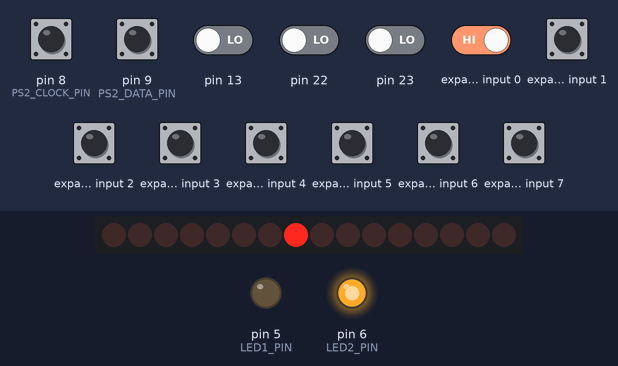
This sketch was run on a simulated Arduino Uno, built with avr-gcc and run on an emulated ATmega328P. Parts: 16 shift-register outputs drawn as a row of LEDs (first output left, lit = HIGH), output pins drawn as LEDs (lit = HIGH). Wiring (inferred from the names in the program): 2 × shift register (74HC595): data pin 0; shift clock pin 1; latch pin 4; input shift register (74HC165): load pin 11; clock pin 10; serial out pin 12. Wiring (inferred from the signals the program sends): row of LEDs: on Q0, Q1, Q2, Q3, Q4, Q5, Q6, Q7, Q8, Q9, Q10, Q11, Q12, Q13, Q14, Q15. The inputs (shaded band) are chosen by the test bench; at power-on: expander input 0–7, pin 8 (PS2_CLOCK_PIN), pin 9 (PS2_DATA_PIN) HIGH, pin 13, pin 22, pin 23 LOW. Pins used as bus, display or sensor lines are not drawn.

Above: at 0.8 s.
0.9 s: expander input 0 driven LOW
At 2.3 s:
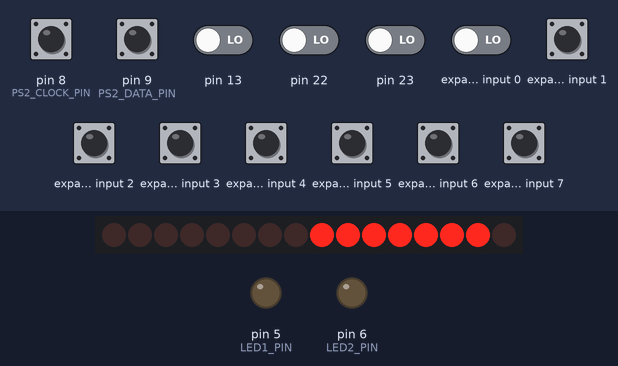
3.9 s: pin 9 (PS2_DATA_PIN) pulled LOW for 0.15 s
At 4.7 s:
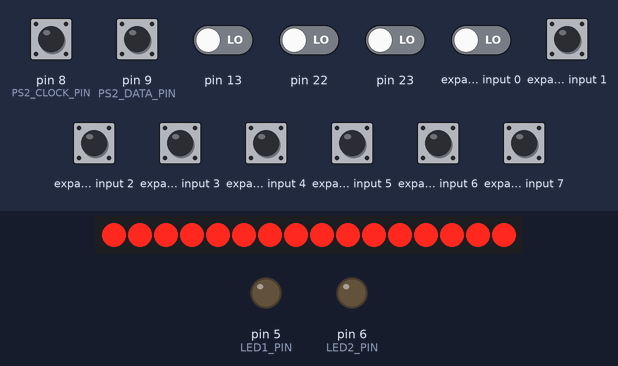
7.0 s: pin 8 (PS2_CLOCK_PIN) pulled LOW for 0.15 s
At 7.7 s:
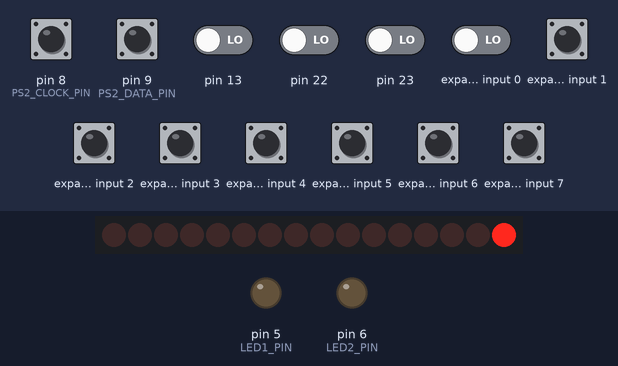
8.6 s: pin 9 (PS2_DATA_PIN) pulled LOW for 1 s
At 9.8 s:
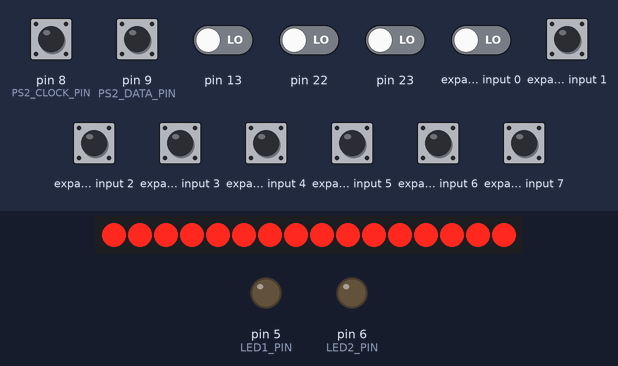
12.6 s: pin 9 (PS2_DATA_PIN) pulled LOW for 0.15 s
Timing chart, 0 to 15.6 s (numbered marks = the images above; inputs shaded):
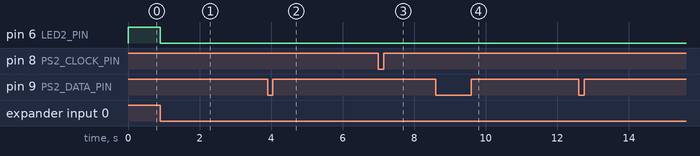

Measured:
- after the input at 0.9 s, pin 6 (LED2_PIN): HIGH → LOW at once
- after the input at 12.6 s, every drawn part: stays the same

The sketch:

ps2-keyb.ino
```cpp
// https://github.com/Harvie/ps2dev/
// https://codeandlife.com/2013/06/28/minimal-ps2-keyboard-on-attiny2313/

#include <avr/io.h> //подключаем библиотеку аппаратных описаний
#include <util/delay.h> //поключаем библиотеку задержек

//#define KEYMAPSIZE 256

//Битовый массив нажатых клавиш. Если клавиша нажата, то в слове по номеру строки бит по номеру столбца будет установлен
word pr[16] = {0, 0, 0, 0, 0, 0, 0, 0, 0, 0, 0, 0, 0, 0, 0, 0};

//Для использования 1 чипа 165 оставить значение 8
//Для двух чипов - 16
#define CHIP_J_COUNT 8

//Массив скан-кодов клавиш
const unsigned char keymap[] PROGMEM =
{
  0x76, 0x26, 0x4E, 0x2D, 0x5B, 0x33, 0x22, 0x4A,   0x29, 0x29, 0x29, 0x29, 0x29, 0x29, 0x29, 0x29,
  0x05, 0x25, 0x55, 0x2C, 0x5A, 0x3B, 0x21, 0x59,   0x29, 0x29, 0x29, 0x29, 0x29, 0x29, 0x29, 0x29,
  0x06, 0x2E, 0x5D, 0x35, 0x58, 0x42, 0x2A, 0x14,   0x29, 0x29, 0x29, 0x29, 0x29, 0x29, 0x29, 0x29,
  0x04, 0x36, 0x66, 0x3C, 0x1C, 0x4B, 0x32, 0x11,   0x29, 0x29, 0x29, 0x29, 0x29, 0x29, 0x29, 0x29,
  0x0C, 0x3D, 0x0D, 0x43, 0x1B, 0x4C, 0x31, 0x29,   0x29, 0x29, 0x29, 0x29, 0x29, 0x29, 0x29, 0x29,
  0x0E, 0x3E, 0x15, 0x44, 0x23, 0x41, 0x3A, 0xE0,   0x29, 0x29, 0x29, 0x29, 0x29, 0x29, 0x29, 0x29,
  0x16, 0x46, 0x1D, 0x4D, 0x2B, 0x12, 0x41, 0xE1,   0x29, 0x29, 0x29, 0x29, 0x29, 0x29, 0x29, 0x29,
  0x1E, 0x45, 0x24, 0x54, 0x34, 0x1A, 0x49, 0xE2,   0x29, 0x29, 0x29, 0x29, 0x29, 0x29, 0x29, 0x29,

  0x03, 0xE3, 0xE4, 0x29, 0x29, 0x29, 0x29, 0x29,   0x29, 0x29, 0x29, 0x29, 0x29, 0x29, 0x29, 0x29,
  0x0B, 0xE5, 0xE6, 0x29, 0x29, 0x29, 0x29, 0x29,   0x29, 0x29, 0x29, 0x29, 0x29, 0x29, 0x29, 0x29,
  0x83, 0xE7, 0xE8, 0x29, 0x29, 0x29, 0x29, 0x29,   0x29, 0x29, 0x29, 0x29, 0x29, 0x29, 0x29, 0x29,
  0x0A, 0xE9, 0x29, 0x29, 0x29, 0x29, 0x29, 0x29,   0x29, 0x29, 0x29, 0x29, 0x29, 0x29, 0x29, 0x29,
  0x01, 0xEA, 0x29, 0x29, 0x29, 0x29, 0x29, 0x29,   0x29, 0x29, 0x29, 0x29, 0x29, 0x29, 0x29, 0x29,
  0x09, 0xEB, 0x29, 0x29, 0x29, 0x29, 0x29, 0x29,   0x29, 0x29, 0x29, 0x29, 0x29, 0x29, 0x29, 0x29,
  0x78, 0xEC, 0x29, 0x29, 0x29, 0x29, 0x29, 0x29,   0x29, 0x29, 0x29, 0x29, 0x29, 0x29, 0x29, 0x29,
  0x07, 0xED, 0x29, 0x29, 0x29, 0x29, 0x29, 0x29,   0x29, 0x29, 0x29, 0x29, 0x29, 0x29, 0x29, 0x29
};

//Длина максимальной последовательности расширенных кодов для клавиши
#define EXT_K_SIZE 8

//Массив клавиш с расширенными кодами.
//Если в массиве основных кодов выше указан код >= E0, то будет выбрана последовательность
//из данного массива с номером (Номер - E0), т.е., код E0 - первая, E1 - вторая, и т.д.
//Коды 0x00 будут игнорироваться
const unsigned char extcodes[]/*14][EXT_K_SIZE]*/ PROGMEM = {
  0xE0, 0x11, 0x00, 0x00, 0x00, 0x00, 0x00, 0x00,   //R ALT  (E0)
  0xE0, 0x14, 0x00, 0x00, 0x00, 0x00, 0x00, 0x00,   //R CTRL (E1)
  0xE1, 0x14, 0x77, 0xE1, 0xF0, 0x14, 0xE0, 0x77,   //PAUSE  (E2)
  0xE0, 0x75, 0x00, 0x00, 0x00, 0x00, 0x00, 0x00,   //UP     (E3)
  0xE0, 0x69, 0x00, 0x00, 0x00, 0x00, 0x00, 0x00,   //END    (E4)
  0xE0, 0x72, 0x00, 0x00, 0x00, 0x00, 0x00, 0x00,   //DOWN   (E5)
  0xE0, 0x7D, 0x00, 0x00, 0x00, 0x00, 0x00, 0x00,   //PG UP  (E6)
  0xE0, 0x6B, 0x00, 0x00, 0x00, 0x00, 0x00, 0x00,   //LEFT   (E7)
  0xE0, 0x12, 0xE0, 0x7C, 0x00, 0x00, 0x00, 0x00,   //PT SCR (E8)
  0xE0, 0x74, 0x00, 0x00, 0x00, 0x00, 0x00, 0x00,   //RIGHT  (E9)
  0xE0, 0x70, 0x00, 0x00, 0x00, 0x00, 0x00, 0x00,   //INS    (EA)
  0xE0, 0x6C, 0x00, 0x00, 0x00, 0x00, 0x00, 0x00,   //HOME   (EB)
  0xE0, 0x7A, 0x00, 0x00, 0x00, 0x00, 0x00, 0x00,   //PG DN  (EC)
  0xE0, 0x71, 0x00, 0x00, 0x00, 0x00, 0x00, 0x00    //DEL    (ED)
};

//То же самое для кодов отпускания клавиш
const unsigned char extcanscodes[]/*14][EXT_K_SIZE]*/ PROGMEM = {
  0xE0, 0xF0, 0x11, 0x00, 0x00, 0x00, 0x00, 0x00,   //R ALT  (E0)
  0xE0, 0xF0, 0x14, 0x00, 0x00, 0x00, 0x00, 0x00,   //R CTRL (E1)
  0x00, 0x00, 0x00, 0x00, 0x00, 0x00, 0x00, 0x00,   //PAUSE  (E2)
  0xE0, 0xF0, 0x75, 0x00, 0x00, 0x00, 0x00, 0x00,   //UP     (E3)
  0xE0, 0xF0, 0x69, 0x00, 0x00, 0x00, 0x00, 0x00,   //END    (E4)
  0xE0, 0xF0, 0x72, 0x00, 0x00, 0x00, 0x00, 0x00,   //DOWN   (E5)
  0xE0, 0xF0, 0x7D, 0x00, 0x00, 0x00, 0x00, 0x00,   //PG UP  (E6)
  0xE0, 0xF0, 0x6B, 0x00, 0x00, 0x00, 0x00, 0x00,   //LEFT   (E7)
  0xE0, 0xF0, 0x7C, 0xE0, 0xF0, 0x12, 0x00, 0x00,   //PT SCR (E8)
  0xE0, 0xF0, 0x74, 0x00, 0x00, 0x00, 0x00, 0x00,   //RIGHT  (E9)
  0xE0, 0xF0, 0x70, 0x00, 0x00, 0x00, 0x00, 0x00,   //INS    (EA)
  0xE0, 0xF0, 0x6C, 0x00, 0x00, 0x00, 0x00, 0x00,   //HOME   (EB)
  0xE0, 0xF0, 0x7A, 0x00, 0x00, 0x00, 0x00, 0x00,   //PG DN  (EC)
  0xE0, 0xF0, 0x71, 0x00, 0x00, 0x00, 0x00, 0x00    //DEL    (ED)
};


//Зададим пины светодиода Св1
#define LED1 7
#define LED1_PORT PORTD
#define LED1_PIN 5

//Зададим пины светодиода Св2
#define LED2 8
#define LED2_PORT PORTD
#define LED2_PIN 6

//Задаем пины для управления PS/2
#define PS2_CLOCK_DDR DDRB
#define PS2_CLOCK_PORT PORTB
#define PS2_CLOCK_PIN 0
#define PS2_CLOCK_INPUT PINB
#define ps2clock 9

#define PS2_DATA_DDR DDRB
#define PS2_DATA_PORT PORTB
#define PS2_DATA_PIN 1
#define PS2_DATA_INPUT PINB
#define ps2data 10

//Задаем пины 74HC595
#define RPORT PORTD
#define RDATA_PORT PORTD
#define RDATA_PIN 0
#define RCLOCK_PORT PORTD
#define RCLOCK_PIN 1
#define RLATCH_PORT PORTD
#define RLATCH_PIN 4
#define RDATA 0
#define RCLOCK 1
#define RLATCH 6

//Задаем пины 74HC165
#define IPORT PORTB
#define IDATA_DDR DDRB
#define IDATA_PORT PORTB
#define IDATA_PIN 4
#define ICLOCK_PORT PORTB
#define ICLOCK_PIN 2
#define ILATCH_PORT PORTB
#define ILATCH_PIN 3
#define IDATA 13
#define ICLOCK 11
#define ILATCH 12

//байт состояния светодиодов
unsigned char leds;

//Установить вывод PS/2 CLOCK в HIGH
static void clockHigh(void) {
  PS2_CLOCK_DDR &= ~_BV(PS2_CLOCK_PIN); // set as input
  PS2_CLOCK_PORT |= _BV(PS2_CLOCK_PIN); // set pullup
}

//Установить вывод PS/2 CLOCK в LOW
static void clockLow(void) {
  PS2_CLOCK_PORT &= ~_BV(PS2_CLOCK_PIN); // zero output value
  PS2_CLOCK_DDR |= _BV(PS2_CLOCK_PIN); // set as output
}

//Установить вывод PS/2 DATA в HIGH
static void dataHigh(void) {
  PS2_DATA_DDR &= ~_BV(PS2_DATA_PIN); // set as input
  PS2_DATA_PORT |= _BV(PS2_DATA_PIN); // set pullup
}

//Установить вывод PS/2 DATA в LOW
static void dataLow(void) {
  PS2_DATA_PORT &= ~_BV(PS2_DATA_PIN); // zero output value
  PS2_DATA_DDR |= _BV(PS2_DATA_PIN); // set as output
}

//Ускоренные процедуры чтения пинов PS/2
#define readClockPin() (PS2_CLOCK_INPUT & (1 << PS2_CLOCK_PIN))
#define readDataPin() (PS2_DATA_INPUT & (1 << PS2_DATA_PIN))
#define readReg165Pin() (PINB & (1 << IDATA_PIN))

//Тайминги ожидания при установке выводов PS/2
#define CLK_FULL 40 // 40+40 us for 12.5 kHz clock
#define CLK_HALF 20
//Таймаут проверки состояния пинов PS/2 при чтении
#define TIMEOUT 30

//Ожидание в мс перед и после отправки байта в порт
#define BYTEWAIT 1000


//Инициализация порта PS/2
void init_ps2() {

  DDRD = (1 << RDATA_PIN) | (1 << RCLOCK_PIN) | (1 << RLATCH_PIN) | (1 << LED1_PIN) | (1 << LED2_PIN);

  //Установим оба диода в LOW
  LED1_PORT &= ~(1 << LED1_PIN);
  LED2_PORT &= ~(1 << LED2_PIN);

  //установим выходы регистра 27HC165
  DDRB |= (1 << ICLOCK_PIN) | (1 << ILATCH_PIN);
  DDRB &= ~(1 << IDATA_PIN);

  //Установим выводы PS/2 CLOCK и DATA в HIGH
  clockHigh();
  dataHigh();


  //Отправим по PS/2 код 0xAA, означающий готовность клавиатуры к работе
  while (keyb_write(0xAA) != 0);
  //  keyb_write(0xAA);
  _delay_us(10);


  //return;
}


//Отдельная процедура - Сделать строб на выводе PS/2 CLOCK
void do_clock_lo_hi() {
  _delay_us(CLK_HALF);
  clockLow(); // start bit
  _delay_us(CLK_FULL);
  clockHigh();
  _delay_us(CLK_HALF);
  //return;
}

//Проверка состояния выводов PS/2 CLOCK и DATA
int keyb_check() {
  return (!readClockPin() || !readDataPin());
}

//Универсальный ответ клавиатуры - подтверждение об успешном приеме
void ack() {
  while (keyb_write(0xFA));
  //keyb_write(0xFA);
  //_delay_us(CLK_HALF);
}


//Считывание с регистра 74HC165
uint16_t shiftIn165()
{
  uint16_t value = 0;

  //Включим-выключим защелку
  ILATCH_PORT &= ~(1 << ILATCH_PIN); //LOW
  ILATCH_PORT |= (1 << ILATCH_PIN);  //HIGH

  //Считаем побитно содержимое регистра
  for (uint8_t i = 0; i < CHIP_J_COUNT; ++i)
  {
    ICLOCK_PORT &= ~(1 << ICLOCK_PIN); //LOW
    value |= bitRead(PINB, IDATA_PIN) << ((CHIP_J_COUNT - 1) - i); //digitalRead(IDATA) << (15 - i);
    ICLOCK_PORT |= (1 << ICLOCK_PIN);  //HIGH
  }

  return value;
}

//Функция чтения данных с порта PS/2
int keyboard_read(unsigned char * value) {
  unsigned int data = 0x00;
  unsigned int bit = 0x01;

  unsigned char calculated_parity = 1;
  unsigned char received_parity = 0;

  unsigned long waiting_since = millis();
  while ((readDataPin()) || (!readClockPin()) /*(digitalRead(ps2data) != LOW) || (digitalRead(ps2clock) != HIGH)*/ ) {
    if ((millis() - waiting_since) > TIMEOUT) return -1;
  }

  do_clock_lo_hi();

  while (bit < 0x0100) {
    if (readDataPin()/*digitalRead(ps2data) == HIGH*/) {
      data = data | bit;
      calculated_parity = calculated_parity ^ 1;
    } else {
      calculated_parity = calculated_parity ^ 0;
    }
    bit = bit << 1;
    do_clock_lo_hi();
  }

  // parity bit
  if (readDataPin()/*digitalRead(ps2data) == HIGH*/) {
    received_parity = 1;
  }

  do_clock_lo_hi();

  _delay_us(CLK_HALF);
  dataLow();
  clockLow();
  _delay_us(CLK_FULL);
  clockHigh();
  _delay_us(CLK_HALF);
  dataHigh();

  *value = data & 0x00FF;

  if (received_parity == calculated_parity) {
    return 0;
  } else {
    return -2;
  }
}


//Запись байта в PS/2
int keyb_write(unsigned char data)
{
  _delay_us(BYTEWAIT);

  unsigned char val;
  unsigned char received_parity = 1;

  if (/*digitalRead(ps2clock) == LOW*/ !readClockPin()) {
    return -1;
  }

  if (/*digitalRead(ps2data) == LOW*/ !readDataPin()) {
    return -2;
  }

  dataLow();

  do_clock_lo_hi();

  for (val = 0; val < 8; val++)
  {
    if (data & 0x01)
    {
      dataHigh();
    } else {
      dataLow();
    }

    do_clock_lo_hi();

    received_parity = (!(received_parity % 2)); //received_parity ^ (data & 0x01);
    data = data >> 1;
  }
  // parity bit
  if (received_parity)
  {
    dataHigh();
  } else {
    dataLow();
  }
  do_clock_lo_hi();

  // stop bit
  dataHigh();
  do_clock_lo_hi();

  _delay_us(BYTEWAIT);

  return 0;
}

// грязный хак для выполнения ресета контроллера в функции вызова ресета клавиатуры
void (*reset)(void) = (void*)0;


int keyboard_reply(unsigned char cmd, unsigned char *leds) {

  unsigned char val;

// ряд не особо нужных кодов закомментирован и не используется
// в следствие нехватки памяти для компилированного кода.
// Параметры таймингов клавиатуры приходится изменять буквально
// перекомпиляцие и перепрошивкой, увы.

  switch (cmd) {
    case 0xFF: //reset
      ack();
      reset();
      break; //Не знаю, как тут изящно завершить
    case 0xFE: //resend
    //      ack();
    //      break;
    //case 0xFA: //Set all keys to typematic/autorepeat
    //      ack();
    //      break;
    //case 0xF9: //Set all keys to make only
    //      ack();
    //      break;
    //case 0xF8:
    //case 0xF7:
    //case 0xF6: //set defaults
    //      ack();
    //      break;
    //case 0xF5: //disable data reporting
    //FM
    //enabled = 0;
    //      ack();
    //      break;
    //case 0xF4: //enable data reporting
    //FM
    //enabled = 1;
    //ack();
    //break;
    case 0xF3: //set typematic rate
      ack();
      /*if (!keyboard_read(&val)) {
        ack(); //do nothing with the rate
        } else {
        if(bitRead(val,5)==1){
          if(bitRead(val,6)==1){
            waittime = 1000;
          } else {
            waittime = 750;
          }
        } else {
          if(bitRead(val,6)==1){
            waittime = 500;
          } else {
            waittime = 250;
          }
        }
        val = (val << 4) >> 4;

        }*/
      break;
    case 0xF2: //Сообщить device id
      ack();
      //0xAB83 - идентификатор оборудования стандартной клавиатуры ps/2
      while (keyb_write(0xAB) != 0);

      //_delay_us(CLK_HALF);
      while (keyb_write(0x83) != 0);
      //digitalWrite(LED1, HIGH);
      //_delay_us(80);
      //digitalWrite(LED1, LOW);
      break;
    case 0xF0: //set scan code set
      ack();
      if (!keyboard_read(&val)) ack(); //do nothing with the rate
      break;
    case 0xEE: //echo
      //ack();
      keyb_write(0xEE);
      break;
    case 0xED: //set/reset LEDs
      ack();
      if (!keyboard_read(leds)) ack(); //do nothing with the rate
      return 1;
      break;
      /* default:
         LED2_PORT |= (1 << LED2_PIN);
         _delay_us(100);
         LED2_PORT &= ~(1 << LED2_PIN);*/
  }
  return 0;
}


int keyboard_read_check(unsigned char *leds) {
  unsigned char c;

  if ( keyb_check() ) {
    if (!keyboard_read(&c)) return keyboard_reply(c, leds);
  }
  return 0;
}


int main() {
  //Установим выходы регистра 27HC595 и диодов
  //DDRD = (1 << RDATA_PIN) | (1 << RCLOCK_PIN) | (1 << RLATCH_PIN) | (1 << LED1_PIN) | (1 << LED2_PIN);

  //Установим оба диода в LOW
  //LED1_PORT &= ~(1 << LED1_PIN);
  //LED2_PORT &= ~(1 << LED2_PIN);
  //bool mc = 1;
  unsigned char km;
  //_delay_us(1000);
  init_ps2();
  //Инициализируем пины PS/2


  //установим выходы регистра 27HC165
  //DDRB |= (1 << ICLOCK_PIN) | (1 << ILATCH_PIN);
  //DDRB &= ~(1 << IDATA_PIN);


  //Главный бесконечный цикл
  while (1) {

	//Опрос входящих данных с порта PS/2 и проверка байта состояния светодиодов
    if (keyboard_read_check(&leds)) {
      //Если СAPS включен, зажжем светодиод Св1
      //digitalWrite(LED1, leds);
      if (bitRead(leds, 2) == 1) {
        //digitalWrite(LED1, HIGH);
        LED1_PORT |= (1 << LED1_PIN);
      } else {
        //digitalWrite(LED1, LOW);
        LED1_PORT &= ~(1 << LED1_PIN);
      }
    }

    //Цикл опроса регистра 595
    for (byte i = 0; i < 16; i++) {
      //сформируем адрес строки опроса клавиш в 16битном сдвиговом регистре
      uint16_t ww = (uint16_t)1 << i;
      //И запишем его в порт 595
      RLATCH_PORT &= ~(1 << RLATCH_PIN);  //LOW
      shiftOut(RDATA, RCLOCK, MSBFIRST, highByte(ww));
      shiftOut(RDATA, RCLOCK, MSBFIRST, lowByte(ww));
      RLATCH_PORT |= (1 << RLATCH_PIN);  //HIGH

      //Считаем значение с регистра 165
      uint16_t b = shiftIn165();

      //Проверяем по строкам от 0 до 7
      for (byte j = 0; j < CHIP_J_COUNT; j++) {
        if (bitRead(b, j) == 1) {  // Проверяем на нажатие
          if (bitRead(pr[i], j) == 0) { //Если клавиша еще не нажата, то отправим ее код
            //LED1_PORT |= (1 << LED1_PIN);  //HIGH
            km = pgm_read_byte(&keymap[j + 16 * i]);
            //Проверим, не должна ли клавиша сообщать расширенный код
            if (km >= 0xE0) {
              //Если код из таблицы кодов >= E0, то читаем последовательность из массива
              //с номером (Код - E0)
              for (int k = 0; k < EXT_K_SIZE; k++) {
                unsigned char ekm = pgm_read_byte(&extcodes[k + EXT_K_SIZE * (km - 0xE0)]);
                if (ekm > 0x00) {
                  keyb_write(ekm);
                }
              }
            } else {
              //Если не расширенный код, отправляем просто код клавиши
              keyb_write(km);
            }
            bitWrite(pr[i], j, 1);
            LED2_PORT |= (1 << LED2_PIN);
          }
        } else {  //Проверяем на отпускание
          if (bitRead(pr[i], j) == 1) { //Если клавиша была нажата, то, отправим код отпускания
            km = pgm_read_byte(&keymap[j + 16 * i]);
            if (km >= 0xE0) { // По вышеописанному принципу - если код клавиши должен быть расширенным,
              //то выдаем расширенную последовательность из массива extcanscodes
              for (int k = 0; k < EXT_K_SIZE; k++) {
                unsigned char ekm = pgm_read_byte(&extcanscodes[k + EXT_K_SIZE * (km - 0xE0)]);
                if (ekm > 0x00) {
                  keyb_write(ekm);
                  //LED2_PORT &= ~(1 << LED2_PIN);
                }
              }
            } else { // Или выдаем просто один код из массива keymap
              keyb_write(0xF0);
              keyb_write(km);
            }
            bitWrite(pr[i], j, 0);
            LED2_PORT &= ~(1 << LED2_PIN);
          }

        }


      }  //j

    }


  }  //конец главного цикла

  return 1;
}
```
